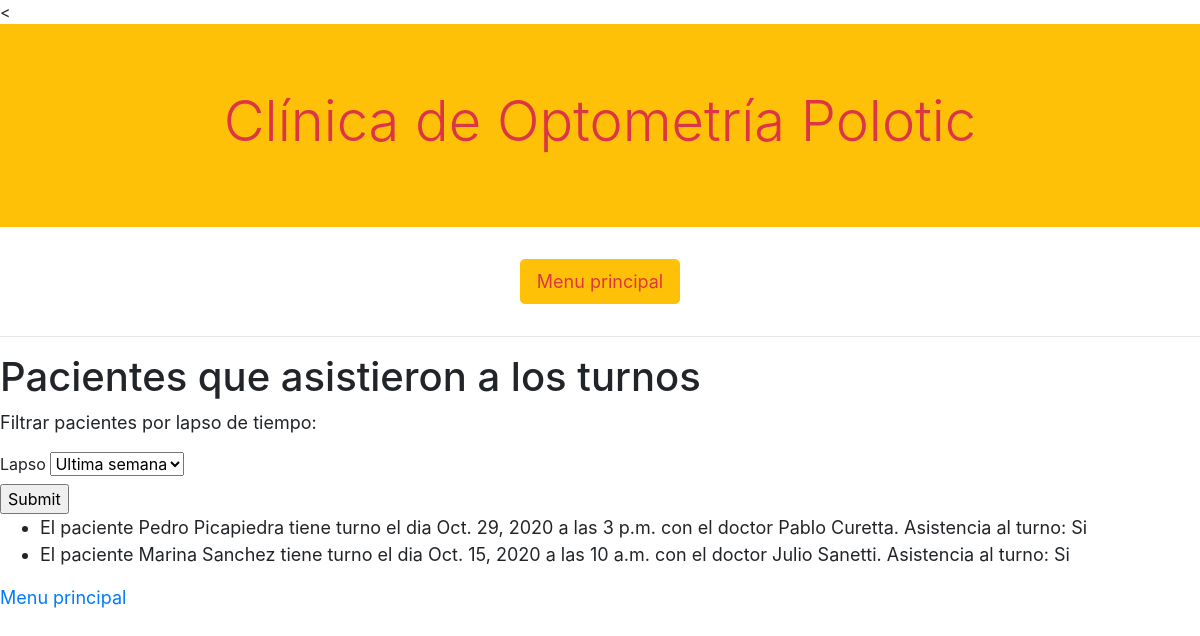
Page /asistencia_paciente_turno on the committed database.
### clinica/models.py (models this page shows, shortened)
class Turno(models.Model):
    paciente = models.ForeignKey(Paciente, on_delete=models.RESTRICT, related_name="paciente_turno")
    medico =  models.ForeignKey(Medico, on_delete=models.RESTRICT, related_name="medico_turno")
    dia = models.DateField()
    hora = models.TimeField()
    asistio = models.ForeignKey(AsistenciaTurno, on_delete=models.RESTRICT, related_name="asistencia_turno", default = "1")

class Paciente(models.Model):
    nombre = models.CharField(max_length=64)
    apellido = models.CharField(max_length=64)
    medico = models.ForeignKey(Medico, on_delete=models.RESTRICT, related_name="medico_asignado")
    def __str__(self):
        return f"{self.nombre} {self.apellido}"

class Medico(models.Model):
    username = models.CharField(max_length=64)
    nombre = models.CharField(max_length=64)
    apellido = models.CharField(max_length=64)
    especialidad = models.CharField(max_length=64)
    def __str__(self):
        return f"{self.nombre} {self.apellido}"

class AsistenciaTurno(models.Model):
    nombre = models.CharField(max_length=64)
    def __str__(self):
        return f"{self.nombre}"

### clinica/views.py (the view, shortened to what this page needs)
# urls.py: path("asistencia_paciente_turno", views.asistencia_paciente_turno, name ="asistencia_paciente_turno"),
def asistencia_paciente_turno(request):
    ahora = datetime.now()
    turnos = Turno.objects.filter(asistio = "2")
    return render(request, "clinica/asistencia_paciente_turno.html", {"turnos": turnos,
                                                                      "form": FormFiltroSemanaMes})

### clinica/templates/clinica/asistencia_paciente_turno.html (shortened to what this page needs)
{% extends "clinica/layout.html" %}
{% block body %}
<h1>Pacientes que asistieron a los turnos</h1>
<p>Filtrar pacientes por lapso de tiempo:</p>
<form method="post">
    {% for field in form %}
    <div>
      <label for="{{ field.name }}">{{ field.label }}</label>
      {{ field }}
    </div>
    {% endfor %}
    <input type="submit">
</form>
<ul>
{% for turno in turnos %}
<li>El paciente {{turno.paciente}} tiene turno el dia {{turno.dia}} a las {{turno.hora}} con el doctor {{turno.medico}}. Asistencia al turno: {{turno.asistio}}</li>
{% endfor %}
</ul>
<a href="{% url 'usuarios:index' %}">Menu principal</a>
{% endblock %}

### clinica/static/css/clinica.css (style rules this page uses)
@media screen and (min-width: 770px) { a, p, li { font-size: 18px !important; } }

### rows in the picture
Turno: paciente "Pedro Picapiedra", dia "Oct. 29, 2020", hora "3 p.m.", medico "Pablo Curetta", asistio "Si"
Turno: paciente "Marina Sanchez", dia "Oct. 15, 2020", hora "10 a.m.", medico "Julio Sanetti", asistio "Si"

### other values in the picture
{{ field.label }} "Lapso"
